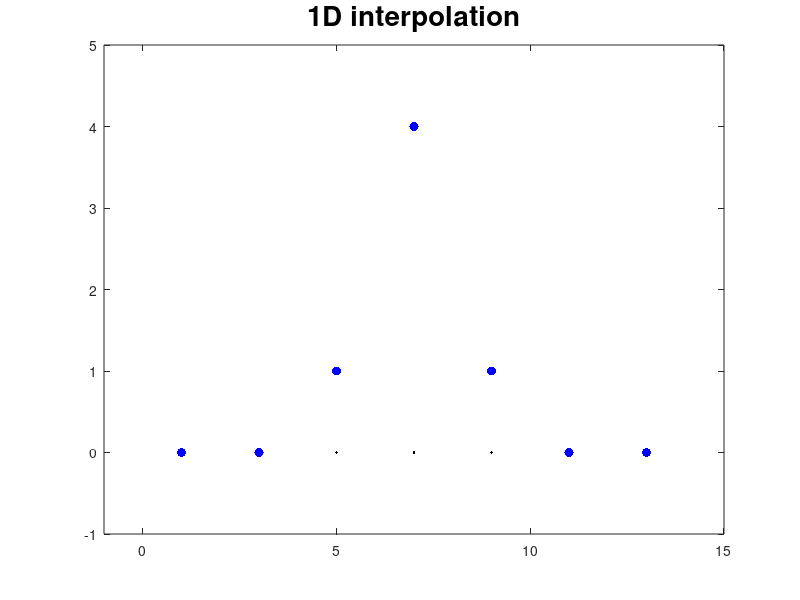

MATLAB code for this plot: (Note: this script raises an error after producing the figure.)
% Tutorial for FAIR: 1D interpolation: BASICS
% (c) Jan Modersitzki 2009/04/07, see FAIR.2 and FAIRcopyright.m.
% \url{http://www.cas.mcmaster.ca/~fair/index.shtml}
%
% setup data
% display and visualize data
% compute interpolants (MATLAB, linear, spline) and visualize
%
% This is a very basic example for the interpolation of 1D data (x(j),T(j)), j=1:m
% The data is displayed and visualized, the interpolant is computed and visualized
% interpolation models are MATAB, FAIR linear, and FAIR spline
clear, close all, help(mfilename);

% setup data
fprintf('%s\n','generate some data');

%                     x
%                                              T
%             x               x 
% |---x---|---+---|---+---|---+---|---x---|    x
% 0                                       omega

omega = [0,14],;          % x data is located in intervall [omega(1),omega(2)]
dataX = 1:2:omega(2);     % data location x(j) and values T(j)
dataT = [0;0;1;4;1;0;0];  % the data

fprintf('[x;T]=\n')
disp(reshape([dataX(:);dataT(:)],[],2)')

% output:display
fprintf('%s\n','visualize the data')

% output:plot
figure(1); clf; 
ph = plot(dataX,0*dataT,'k.',dataX,dataT,'b.','markersize',20); hold on;
title('1D interpolation','fontsize',20); 
axis([omega(1)-1,omega(2)+1,min(dataT)-1,max(dataT)+1]);
lstr = {'location','data'}; legend(ph,lstr,1);
FAIRpause;

% discretization for the visualization of the interpolant
m  = 101; % discretization for the model
xc = getCenteredGrid(omega,m);

% interpolation using MATLAB, FAIR linear, and FAIR spline 

fprintf('%s\n','MATLAB interpolation')
Tc = interp1(dataX,dataT,xc,'linear'); Tc(isnan(Tc)) = 0;
lstr{3} = 'MATLAB'; ph(3) = plot(xc,Tc,'b-','linewidth',3); 
legend(ph,lstr,1)
FAIRpause;

fprintf('%s\n','FAIR linear interpolation')
Tc = linearInter1D(dataT,omega,xc);
lstr{4} = 'linear'; ph(4) = plot(xc,Tc,'r-','linewidth',3);
legend(ph,lstr,1)
FAIRpause;

fprintf('%s\n','FAIR spline interpolation')
Tcoeff = getSplineCoefficients(dataT,'dim',1,'out',0);
Tc = splineInter1D(Tcoeff,omega,xc);
lstr{5} = 'spline'; ph(5) = plot(xc,Tc,'g-','linewidth',3);
legend(ph,lstr,1)
